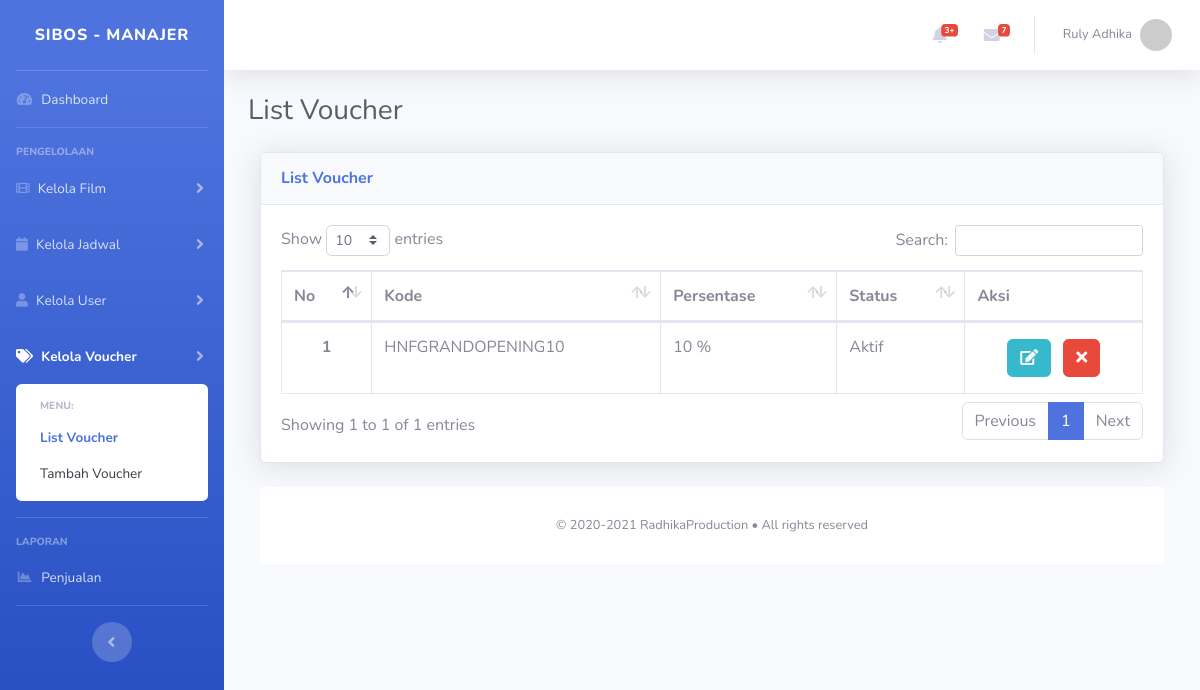
/admin/list.php?data=voucher (signed in), run on the app's committed database.
### tables this page shows
CREATE TABLE `voucher` (
  `id` int(11) NOT NULL,
  `kode` varchar(25) NOT NULL,
  `persentase` int(2) NOT NULL,
  `data_status` varchar(15) NOT NULL
);

### utility/function.php (called while the page is built, shortened)
<?php
$conn = mysqli_connect("localhost", "root", "", "web_bioskop");
function select($data)
{
    global $conn;
    $result = mysqli_query($conn, $data);
    $rows = [];
    while ($row = mysqli_fetch_assoc($result)) {
        $rows[] = $row;
    }
    return $rows;
}

### admin/list.php (the view, shortened to what this page needs)
<?php
require '../utility/function.php';
    $data = $_GET['data'];
    if($data=='user'){
        $users = select("SELECT * FROM user");
    }elseif($data=='voucher'){
        $vouchers = select("SELECT * FROM voucher");
    }
?>
<!DOCTYPE html>
<html lang="en">
<head>
    <link href="../asset/fontawesome-free/css/all.min.css" rel="stylesheet" type="text/css">
    <link href="../asset/css/sb-admin-2.min.css" rel="stylesheet">
    <link href="../asset/datatables/dataTables.bootstrap4.min.css" rel="stylesheet">
</head>
<body id="page-top">
    <div id="wrapper">
        <?php include "../components/sidebar.php" ?>
        <div id="content-wrapper" class="d-flex flex-column">
            <div id="content">
                <?php include "../components/topbar.php" ?>
                <div class="container-fluid">
                    <h1 class="h3 mb-4 text-gray-800 text-capitalize">List <?= $data; ?></h1>
                    <div class="col-xl-12 col-lg-12">
                        <div class="card shadow mb-4">
                            <div class="card-header py-3">
                                <h6 class="m-0 font-weight-bold text-primary text-capitalize">List <?= $data; ?></h6>
                            </div>
                            <div class="card-body">
                                <div class="table-responsive">
                                    <?php if($data=='user') :?>
                                        <table class="table table-bordered" id="dataTableUser" width="100%" cellspacing="0"
                                        data-order='[[ 0, "asc" ]]'>
                                        <thead>
                                            <tr>
                                                <th>No</th>
                                                <th>Nama</th>
                                                <th>Tgl Lahir</th>
                                                <th>Jenis Kelamin</th>
                                                <th>No Hp</th>
                                                <th>Email</th>
                                                <th>Role</th>
                                                <th>Aksi</th>
                                            </tr>
                                        </thead>
                                        <tbody>
                                            <?php $number=count($users) ?>
                                            <?php foreach($users as $user) :?>
                                            <tr>
                                                <td class="text-center font-weight-bold"><?= $number; ?></td>
                                                <td><?= $user['nama'] ?></td>
                                                <td> <?=  $user['tanggal_lahir']; ?>
                                                <td> <?=  $user['jenis_kelamin']; ?>
                                                </td>
                                                <td><?= $user['no_hp']; ?></td>
                                                <td><?= $user['email'] ?></td>
                                                <td><?= $user['role'] ?></td>
                                                <td class="text-center">
                                                    <a class="btn btn-info text-light m-1" style="max-width: 50%;"
                                                        href="edit.php?data=user&id=<?= $user['id']; ?>">
                                                        <i class="fas fa-edit"></i>
                                                    </a>
                                                    <a class="btn btn-danger text-light m-1 del-btn" data-id="<?= $user['id']; ?>" style="max-width: 50%;">
                                                        <i class="fas fa-times"></i>
                                                    </a>
                                                </td>
                                            </tr>
                                            <?php $number-- ?>
                                            <?php endforeach; ?>
                                        </tbody>
                                    </table>
                                    <?php elseif($data=='voucher') :?>
                                        <table class="table table-bordered" id="dataTableVoucher" width="100%" cellspacing="0"
                                        data-order='[[ 0, "asc" ]]'>
                                        <thead>
                                            <tr>
                                                <th>No</th>
                                                <th>Kode</th>
                                                <th>Persentase</th>
                                                <th>Status</th>
                                                <th>Aksi</th>
                                            </tr>
                                        </thead>
                                        <tbody>
                                            <?php $number=count($vouchers) ?>
                                            <?php foreach($vouchers as $voucher) :?>
                                            <tr>
                                                <td class="text-center font-weight-bold"><?= $number; ?></td>
                                                <td><?= $voucher['kode'] ?></td>
                                                <td> <?=  $voucher['persentase']; ?> %
                                                <td> <?=  $voucher['data_status']; ?></td>
                                                <td class="text-center">
                                                    <a class="btn btn-info text-light m-1" style="max-width: 50%;"
                                                        href="edit.php?data=voucher&id=<?= $voucher['id']; ?>">
                                                        <i class="fas fa-edit"></i>
                                                    </a>
                                                    <a class="btn btn-danger text-light m-1 del-btn" data-id="<?= $voucher['id']; ?>" style="max-width: 50%;">
                                                        <i class="fas fa-times"></i>
                                                    </a>
                                                </td>
                                            </tr>
                                            <?php $number-- ?>
                                            <?php endforeach; ?>
                                        </tbody>
                                    </table>
                                    <?php endif; ?>
                                </div>
                            </div>
                        </div>
                        <?php include "../components/footer.php" ?>
                    </div>
                </div>
            </div>
        </div>
    </div>
</body>
</html>

### data on the page
voucher: kode "HNFGRANDOPENING10", persentase "10", data_status "Aktif"

### other printed values
$_SESSION['role'] "MANAJER"
$_SESSION['user_login'] "Ruly Adhika"
$data "Voucher"
